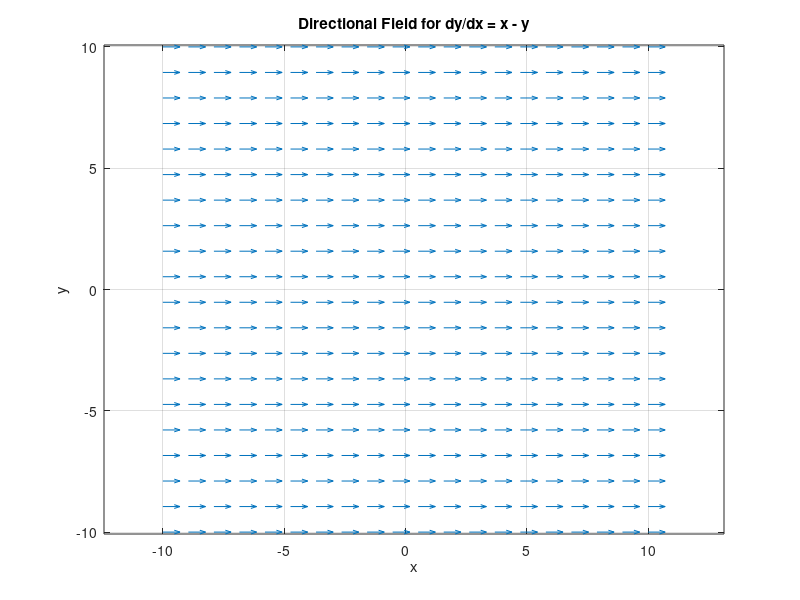

MATLAB code for this plot:
% Define the differential equation dy/dx = f(x, y)
f = @(x, y) sin(x) * y * sin(y^2);  % Example function dy/dx = x - y

% Set the domain for the directional field
xrange = linspace(-10, 10, 20);  % 20 points from -10 to 10
yrange = linspace(-10, 10, 20);

% Create a grid of x and y values
[X, Y] = meshgrid(xrange, yrange);

% Compute the slope at each grid point
U = ones(size(X));  % Unit length for the x-component of the arrow
V = f(X, Y);        % Compute the y-component based on the differential equation

% Normalize the arrows for uniform arrow size
N = sqrt(U.^2 + V.^2);  % Magnitude of each vector
U = U ./ N;  % Normalize x-component
V = V ./ N;  % Normalize y-component

% Plot the directional field using the quiver function
quiver(X, Y, U, V, 0.5);  % Arrow scaling factor to avoid overlap
axis tight;
axis equal;
xlabel('x');
ylabel('y');
title('Directional Field for dy/dx = x - y');

% Enhance display
grid on;  % Add a grid
